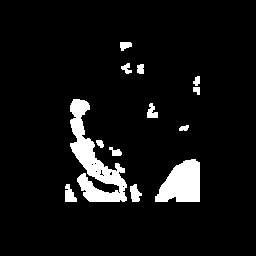
#> input picture data/dataset_v3_clean/masks_v3/train/PlantVillage_bacterial_spot_PlantVillage_087cec29-0b94-4fd0-9c29-92f50cc8155f___UF.GRC_BS_Lab Leaf 0289.png, 256 x 256 px; its folder holds only this picture in this run
$ python corpus_audit.py
#> lines starting #> are read from the running program, lines starting #| are printed output that depends on the picture; after the words box and inside, x2 and y2 are one past the last pixel; in counts of white or black regions, pixels touching at a corner belong together
import os
import glob
import numpy as np
import cv2
import random
from PIL import Image, ImageDraw

DATA_ROOT = "/home/logiclocus/tmp/cgpack/cropguard_v7_split"

def get_counts():
    counts = {}
    for split in ["train", "val", "test"]:
        img_dir = os.path.join(DATA_ROOT, "images", split)
        counts[split] = len(glob.glob(os.path.join(img_dir, "*.*")))
    return counts

def compute_rect_score(mask_dir, split):
#> called with split = 'train'
    masks = glob.glob(os.path.join(mask_dir, split, "*.png"))
    if not masks: return 0
    scores = []
    for m_path in masks:
        mask = cv2.imread(m_path, 0)
#> mask: shape (256, 256); 7% white; 13 white regions, largest, box (x1, y1, x2, y2) and area: (70, 99, 127, 202) 2313, (155, 159, 200, 202) 1397, (65, 184, 77, 202) 145
        if mask is None: continue
        mask_bin = (mask > 127).astype(np.uint8)
        if np.sum(mask_bin) == 0:
            scores.append(0)
            continue

        # Find bounding box of the mask
        coords = np.column_stack(np.where(mask_bin > 0))
#> coords = 4570 pairs, first value 42 to 201, second value 65 to 199
        y0, x0 = coords.min(axis=0)
#> y0 = 42; x0 = 65
        y1, x1 = coords.max(axis=0)
#> y1 = 201; x1 = 199

        # Create a rectangle mask from that bbox
        rect = np.zeros_like(mask_bin)
        rect[y0:y1+1, x0:x1+1] = 1

        # IoU between mask and its own bbox
        intersection = np.sum(np.logical_and(mask_bin, rect))
#> intersection = 4570
        union = np.sum(np.logical_or(mask_bin, rect))
#> union = 21600
        scores.append(intersection / union)
    return np.mean(scores) if scores else 0

def analyze_leaf_areas():
    leaf_dir = os.path.join(DATA_ROOT, "masks_leaf", "train")
    masks = glob.glob(os.path.join(leaf_dir, "*.png"))
    low, high, total = 0, 0, 0
    for m_path in masks:
        mask = cv2.imread(m_path, 0)
        if mask is None: continue
        total += 1
        frac = np.sum(mask > 127) / (mask.shape[0] * mask.shape[1])
#> frac = 0.0697
        if frac < 0.05: low += 1
        if frac > 0.95: high += 1
    return low, high, total

def make_contact_sheet(n=30):
#> called with n = 30
    img_dir = os.path.join(DATA_ROOT, "images", "train")
    les_dir = os.path.join(DATA_ROOT, "masks_lesion", "train")
    lf_dir = os.path.join(DATA_ROOT, "masks_leaf", "train")

    all_imgs = glob.glob(os.path.join(img_dir, "*.*"))
    sample = random.sample(all_imgs, min(n, len(all_imgs)))

    # Contact sheet: 5 rows, 6 cols
    cols, rows = 6, 5
    thumb_size = (200, 200)
    sheet = Image.new("RGB", (cols * thumb_size[0], rows * thumb_size[1]), (255, 255, 255))
#> sheet: PIL image 1200x1000 RGB; every value is 255

    for i, img_path in enumerate(sample):
        stem = os.path.splitext(os.path.basename(img_path))[0]
        img = Image.open(img_path).convert("RGB").resize(thumb_size)

        les_path = os.path.join(les_dir, stem + ".png")
        lf_path = os.path.join(lf_dir, stem + ".png")

        # Overlay
        overlay = np.array(img).copy()
        if os.path.exists(les_path) and os.path.exists(lf_path):
            les = cv2.imread(les_path, 0)
            lf = cv2.imread(lf_path, 0)
            les = cv2.resize(les, thumb_size[::-1], interpolation=cv2.INTER_NEAREST)
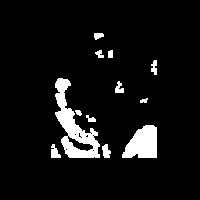
#> les: shape (200, 200); 7% white; 12 white regions, largest, box (x1, y1, x2, y2) and area: (55, 78, 100, 158) 1414, (122, 125, 157, 158) 853, (51, 144, 61, 158) 90
            lf = cv2.resize(lf, thumb_size[::-1], interpolation=cv2.INTER_NEAREST)

            les_bin = (les > 127)
            lf_bin = (lf > 127)

            overlay[les_bin] = [255, 0, 0] # Red
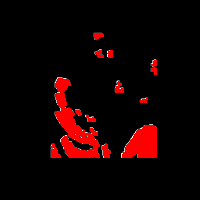
#> overlay: shape (200, 200, 3); mean R, G, B 19.1, 1.2, 1.2
            overlay[lf_bin & ~les_bin] = [0, 255, 0] # Green

        res = Image.fromarray(overlay)
        sheet.paste(res, ((i % cols) * thumb_size[0], (i // cols) * thumb_size[1]))
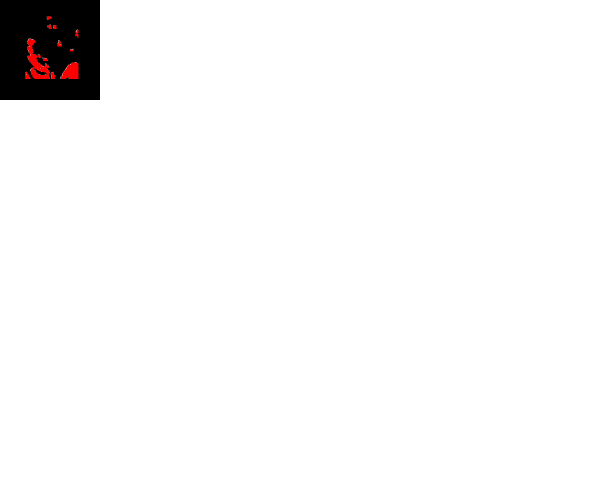
#> sheet: PIL image 1200x1000 RGB (shown at 1/2 size); mean R, G, B 247.1, 246.5, 246.5

    sheet.save("contact_sheet.png")

if __name__ == "__main__":
    print("--- Corpus Counts ---")
    print(get_counts())

    print("\n--- Rectangularity (Lesion Masks) ---")
    # Check train split as proxy
    print(f"Train rect-score: {compute_rect_score(os.path.join(DATA_ROOT, 'masks_lesion'), 'train'):.4f}")

    print("\n--- Leaf Area Analysis (Train) ---")
    low, high, tot = analyze_leaf_areas()
    print(f"Total: {tot} | <5%: {low} | >95%: {high}")

    print("\nGenerating contact_sheet.png...")
    make_contact_sheet()
    print("Done.")
